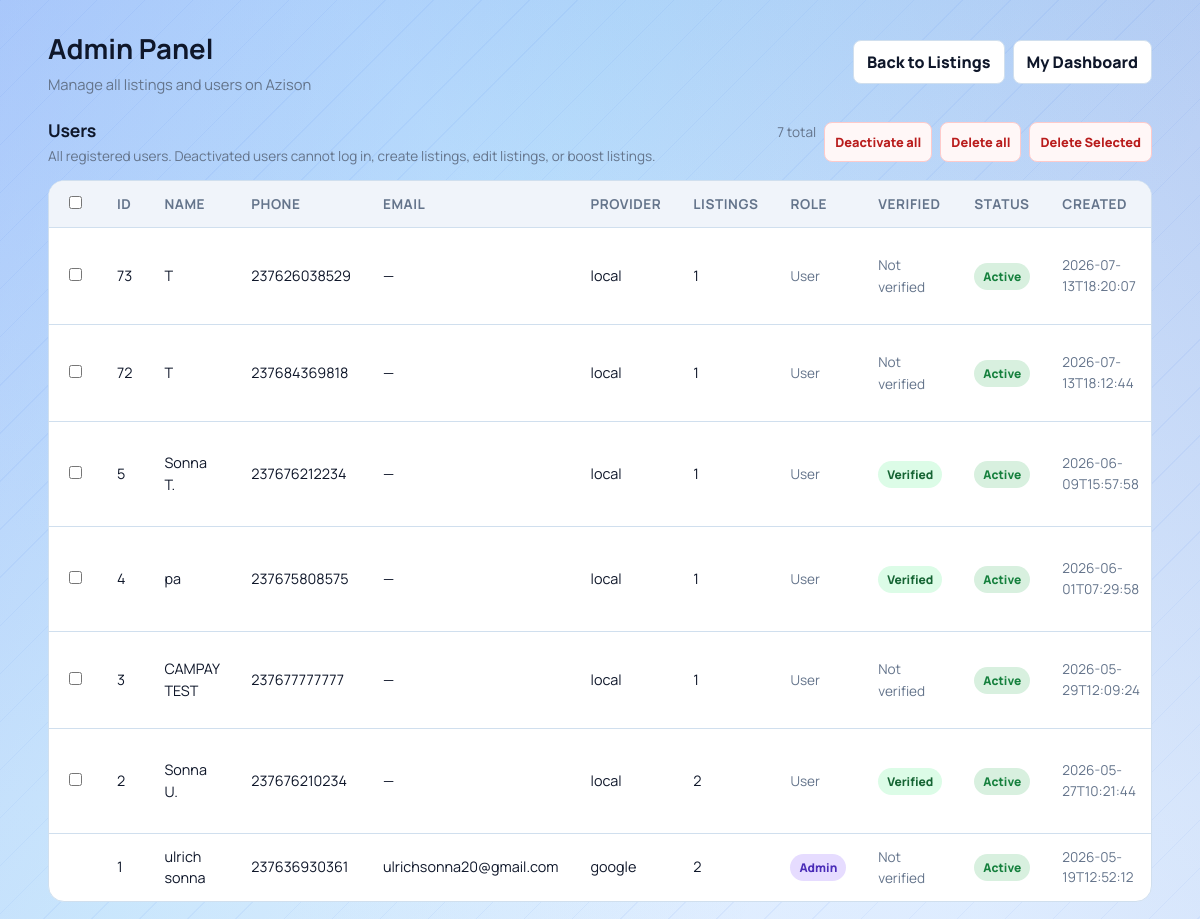
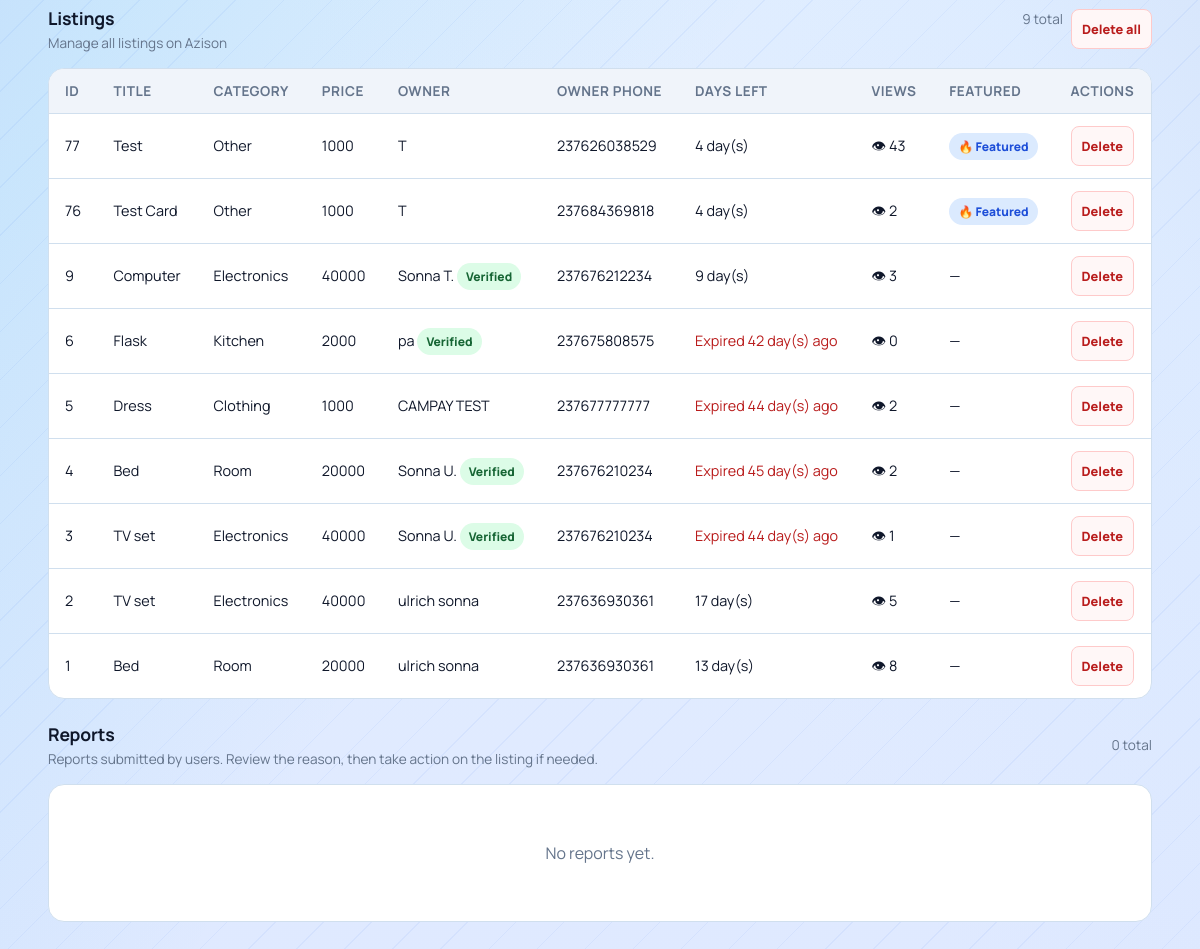
The page /admin (signed in) on the database its author committed (2 pictures, top to bottom).
### tables this page shows
CREATE TABLE users(
            id INTEGER PRIMARY KEY AUTOINCREMENT,
            full_name TEXT NOT NULL,
            phone TEXT NOT NULL UNIQUE,
            password_hash TEXT NOT NULL,
            email TEXT,
            google_sub TEXT,
            auth_provider TEXT NOT NULL DEFAULT 'local',
            created_at TEXT NOT NULL
        , is_admin INTEGER DEFAULT 0, is_active INTEGER DEFAULT 1, is_verified INTEGER DEFAULT 0);

CREATE TABLE listings(
            id INTEGER PRIMARY KEY AUTOINCREMENT,
            title TEXT,
            price TEXT,
            category TEXT,
            phone TEXT,
            owner_phone TEXT,
            leave_date TEXT,
            description TEXT,
            image TEXT,
            is_featured INTEGER DEFAULT 0
        , view_count INTEGER DEFAULT 0);

### app.py (the view, shortened to what this page needs)
@app.route("/admin")
@admin_required
def admin_panel():
    conn = get_db()
    cursor = conn.cursor()
    ensure_user_verified_column(cursor)
    conn.commit()
    cursor.execute(
        """
        SELECT l.*, u.full_name as owner_name, u.is_verified as owner_is_verified
        FROM listings l
        LEFT JOIN users u ON u.phone = l.owner_phone
        ORDER BY l.id DESC
        """
    )
    rows = cursor.fetchall()
    cursor.execute(
        """
        SELECT u.id, u.full_name, u.phone, u.email, u.auth_provider, u.is_admin, u.is_active, u.is_verified, u.created_at,
               (SELECT COUNT(*) FROM listings l WHERE l.owner_phone = u.phone) AS listing_count
        FROM users u
        ORDER BY u.is_active ASC, u.id DESC
        """
    )
    user_rows = cursor.fetchall()
    cursor.execute(
        """
        SELECT r.id, r.listing_id, r.reporter_user_id, r.reason, r.comment, r.created_at,
               l.title AS listing_title, l.category AS listing_category,
               u.full_name AS reporter_name, u.phone AS reporter_phone, u.email AS reporter_email
        FROM reports r
        LEFT JOIN listings l ON l.id = r.listing_id
        LEFT JOIN users u ON u.id = r.reporter_user_id
        ORDER BY r.id DESC
        """
    )
    report_rows = cursor.fetchall()
    conn.close()
    today = current_date()
    listings = []
    for row in rows:
        leave_date = datetime.strptime(row["leave_date"], "%Y-%m-%d").date()
        days_left = (leave_date - today).days
        is_expired = days_left < 0
        is_soon = 0 <= days_left <= 3
        listings.append(
            {
                "id": row["id"],
                "title": row["title"],
                "price": row["price"],
                "category": row["category"],
                "phone": row["phone"],
                "owner_phone": row["owner_phone"] or "",
                "owner_name": row["owner_name"] or "Unknown",
                "owner_is_verified": bool(row_value(row, "owner_is_verified", 0) == 1),
                "leave_date": row["leave_date"],
                "description": row["description"] or "",
                "image": row["image"],
                "is_featured": row["is_featured"],
                "view_count": row["view_count"],
                "days_left": days_left,
                "is_expired": is_expired,
                "is_soon": is_soon,
            }
        )
    users = []
    for user_row in user_rows:
        users.append(
            {
                "id": user_row["id"],
                "full_name": user_row["full_name"] or "",
                "phone": user_row["phone"] or "",
                "email": user_row["email"] or "",
                "auth_provider": user_row["auth_provider"] or "local",
                "is_admin": bool(user_row["is_admin"] == 1),
                "is_active": bool(user_row["is_active"] == 1),
                "is_verified": bool(row_value(user_row, "is_verified", 0) == 1),
                "created_at": user_row["created_at"] or "",
                "listing_count": user_row["listing_count"] or 0,
            }
        )
    reports = []
    return render_template("admin.html", listings=listings, users=users, reports=reports)

### templates/admin.html (shortened to what this page needs)
<!DOCTYPE html>
<html lang="en">
<head>
    <link rel="stylesheet" href="{{ url_for('static', filename='css/marketplace.css') }}">
</head>
<body>
    <main class="page">
        <section class="topbar">
            <div class="title-wrap">
                <h1>Admin Panel</h1>
                <p>Manage all listings and users on Azison</p>
            </div>
            <div class="actions">
                <a class="btn" href="{{ url_for('home') }}">Back to Listings</a>
                <a class="btn" href="{{ url_for('dashboard') }}">My Dashboard</a>
            </div>
        </section>
        <section class="section-heading">
            <div>
                <h2>Users</h2>
                <p>All registered users. Deactivated users cannot log in, create listings, edit listings, or boost listings.</p>
            </div>
            <div class="actions" style="gap: 8px;">
                <span class="muted-text">{% if users %}{{ users|length }} total{% else %}0 total{% endif %}</span>
                {% if users %}
                    <form method="POST" action="{{ url_for('admin_deactivate_all_users') }}" onsubmit="return confirm('Deactivate ALL non-admin users? You can re-activate them later from this page.');" style="display:inline; margin: 0;">
                        <button class="danger-btn" type="submit">Deactivate all</button>
                    </form>
                    <button type="button" class="danger-btn" onclick="confirmDeleteAllUsers();">Delete all</button>
                    <button type="button" class="danger-btn" id="bulk-delete-users-btn" onclick="confirmBulkDeleteUsers();" disabled>Delete Selected</button>
                {% endif %}
            </div>
        </section>
        <section class="table-container">
            {% if users %}
                <table>
                    <thead>
                        <tr>
                            <th><input type="checkbox" id="select-all-users" onchange="toggleAllUserCheckboxes(this);"></th>
                            <th>ID</th>
                            <th>Name</th>
                            <th>Phone</th>
                            <th>Email</th>
                            <th>Provider</th>
                            <th>Listings</th>
                            <th>Role</th>
                            <th>Verified</th>
                            <th>Status</th>
                            <th>Created</th>
                        </tr>
                    </thead>
                    <tbody>
                        {% for u in users %}
                        <tr>
                            <td>
                                {% if not u['is_admin'] and not (current_user and current_user.get('id') == u['id']) %}
                                    <input form="bulk-delete-users-form" type="checkbox" name="user_ids" value="{{ u['id'] }}" class="user-checkbox" onchange="updateBulkDeleteButton();">
                                {% endif %}
                            </td>
                            <td>{{ u['id'] }}</td>
                            <td>{{ u['full_name'] }}</td>
                            <td>{{ u['phone'] }}</td>
                            <td>{{ u['email'] or '—' }}</td>
                            <td>{{ u['auth_provider'] }}</td>
                            <td>{{ u['listing_count'] }}</td>
                            <td>
                                {% if u['is_admin'] %}
                                    <span class="badge admin">Admin</span>
                                {% else %}
                                    <span class="muted-text">User</span>
                                {% endif %}
                            </td>
                            <td>
                                {% if u['is_verified'] %}
                                    <span class="badge verified">Verified</span>
                                {% else %}
                                    <span class="muted-text">Not verified</span>
                                {% endif %}
                            </td>
                            <td>
                                {% if u['is_active'] %}
                                    <span class="badge active">Active</span>
                                {% else %}
                                    <span class="badge deactivated">Deactivated</span>
                                {% endif %}
                            </td>
                            <td class="muted-text">{{ u['created_at'] }}</td>
                        </tr>
                        {% endfor %}
                    </tbody>
                </table>
            {% else %}
                <div class="empty">
                    <p>No users found.</p>
                </div>
            {% endif %}
        </section>
        <section class="section-heading">
            <div>
                <h2>Listings</h2>
                <p>Manage all listings on Azison</p>
            </div>
            <div class="actions" style="gap: 8px;">
                <span class="muted-text">{% if listings %}{{ listings|length }} total{% else %}0 total{% endif %}</span>
                {% if listings %}
                    <button type="button" class="danger-btn" onclick="confirmDeleteAllListings();">Delete all</button>
                {% endif %}
            </div>
        </section>
        <section class="table-container">
            {% if listings %}
                <table>
                    <thead>
                        <tr>
                            <th>ID</th>
                            <th>Title</th>
                            <th>Category</th>
                            <th>Price</th>
                            <th>Owner</th>
                            <th>Owner Phone</th>
                            <th>Days Left</th>
                            <th>Views</th>
                            <th>Featured</th>
                            <th>Actions</th>
                        </tr>
                    </thead>
                    <tbody>
                        {% for item in listings %}
                        <tr>
                            <td>{{ item['id'] }}</td>
                            <td>{{ item['title'] }}</td>
                            <td>{{ item['category'] }}</td>
                            <td>{{ item['price'] }}</td>
                            <td>
                                {{ item['owner_name'] }}
                                {% if item['owner_is_verified'] %}
                                    <span class="badge verified">Verified</span>
                                {% endif %}
                            </td>
                            <td>{{ item['owner_phone'] }}</td>
                            <td>
                                {% if item['is_expired'] %}
                                    <span style="color: var(--danger);">Expired {{ item['days_left'] * -1 }} day(s) ago</span>
                                {% elif item['is_soon'] %}
                                    <span class="deadline soon">⚡ {{ item['days_left'] }} day(s)</span>
                                {% else %}
                                    {{ item['days_left'] }} day(s)
                                {% endif %}
                            </td>
                            <td>👁 {{ item['view_count'] or 0 }}</td>
                            <td>
                                {% if item['is_featured'] == 1 %}
                                    <span class="badge featured">🔥 Featured</span>
                                {% else %}
                                    —
                                {% endif %}
                            </td>
                            <td>
                                <form method="POST" action="{{ url_for('admin_delete_listing', id=item['id']) }}" onsubmit="return confirm('Are you sure you want to delete this listing?');">
                                    <button class="danger-btn" type="submit">Delete</button>
                                </form>
                            </td>
                        </tr>
                        {% endfor %}
                    </tbody>
                </table>
            {% else %}
                <div class="empty">
                    <p>No listings found.</p>
                </div>
            {% endif %}
        </section>
        <section class="section-heading">
            <div>
                <h2>Reports</h2>
                <p>Reports submitted by users. Review the reason, then take action on the listing if needed.</p>
            </div>
            <div class="actions" style="gap: 8px;">
                <span class="muted-text">{% if reports %}{{ reports|length }} total{% else %}0 total{% endif %}</span>
            </div>
        </section>
        <section class="table-container">
            {% if reports %}
                <table>
                    <thead>
                        <tr>
                            <th>ID</th>
                            <th>Listing</th>
                            <th>Category</th>
                            <th>Reason</th>
                            <th>Comment</th>
                            <th>Reporter</th>
                            <th>Reporter Phone</th>
                            <th>Reporter Email</th>
                            <th>Submitted</th>
                            <th>Actions</th>
                        </tr>
                    </thead>
                    <tbody>
                        {% for r in reports %}
                        <tr>
                            <td>{{ r['id'] }}</td>
                            <td>
                                {% if r['listing_exists'] %}
                                    <a href="{{ url_for('listing_detail', id=r['listing_id']) }}" target="_blank" rel="noopener">{{ r['listing_title'] or ('Listing #' + r['listing_id']|string) }}</a>
                                {% else %}
                                    <span class="muted-text">Listing #{{ r['listing_id'] }} (deleted)</span>
                                {% endif %}
                            </td>
                            <td>{{ r['listing_category'] or '—' }}</td>
                            <td><span class="badge expired">{{ r['reason'] }}</span></td>
                            <td>
                                {% if r['comment'] %}
                                    <span title="{{ r['comment'] }}">{{ r['comment'][:80] }}{% if r['comment']|length > 80 %}…{% endif %}</span>
                                {% else %}
                                    <span class="muted-text">—</span>
                                {% endif %}
                            </td>
                            <td>{{ r['reporter_name'] }}</td>
                            <td>{{ r['reporter_phone'] or '—' }}</td>
                            <td>{{ r['reporter_email'] or '—' }}</td>
                            <td class="muted-text">{{ r['created_at'] }}</td>
                            <td>
                                <div style="display:flex; flex-direction:column; gap: 6px; align-items: flex-start;">
                                    <form method="POST" action="{{ url_for('admin_dismiss_report', report_id=r['id']) }}" onsubmit="return confirm('Dismiss this report? The listing will be kept.');" style="margin:0;">
                                        <button class="success-btn" type="submit">Dismiss</button>
                                    </form>
                                    {% if r['listing_exists'] %}
                                        <form method="POST" action="{{ url_for('admin_delete_listing', id=r['listing_id']) }}" onsubmit="return confirm('Delete this listing? This will also remove the report.');" style="margin:0;">
                                            <button class="danger-btn" type="submit">Delete listing</button>
                                        </form>
                                    {% else %}
                                        <span class="muted-text">No listing</span>
                                    {% endif %}
                                </div>
                            </td>
                        </tr>
                        {% endfor %}
                    </tbody>
                </table>
            {% else %}
                <div class="empty">
                    <p>No reports yet.</p>
                </div>
            {% endif %}
        </section>
    </main>
</body>
</html>

### rows shown on the page
users: id "73", full_name "T", phone "237626038529", u "—", auth_provider "local", listing_count "1", is_admin "User", is_verified "Not verified", shows "Active", created_at "2026-07-13T18:20:07"
users: id "72", full_name "T", phone "237684369818", u "—", auth_provider "local", listing_count "1", is_admin "User", is_verified "Not verified", shows "Active", created_at "2026-07-13T18:12:44"
users: id "5", full_name "Sonna T.", phone "237676212234", u "—", auth_provider "local", listing_count "1", is_admin "User", is_verified "Verified", is_active "Active", created_at "2026-06-09T15:57:58"
users: id "4", full_name "pa", phone "237675808575", u "—", auth_provider "local", listing_count "1", is_admin "User", is_verified "Verified", is_active "Active", created_at "2026-06-01T07:29:58"
users: id "3", full_name "CAMPAY TEST", phone "237677777777", u "—", auth_provider "local", listing_count "1", is_admin "User", is_verified "Not verified", shows "Active", created_at "2026-05-29T12:09:24"
users: id "2", full_name "Sonna U.", phone "237676210234", u "—", auth_provider "local", listing_count "2", is_admin "User", is_verified "Verified", is_active "Active", created_at "2026-05-27T10:21:44"
users: id "1", full_name "ulrich sonna", phone "237636930361", email "ulrichsonna20@gmail.com", auth_provider "google", listing_count "2", is_admin "Admin", is_verified "Not verified", is_active "Active", created_at "2026-05-19T12:52:12"
listings: id "77", title "Test", category "Other", price "1000", owner_name "T", owner_phone "237626038529", days_left "4", view_count "43", is_featured "🔥 Featured"
listings: id "76", title "Test Card", category "Other", price "1000", owner_name "T", owner_phone "237684369818", days_left "4", view_count "2", is_featured "🔥 Featured"
listings: id "9", title "Computer", category "Electronics", price "40000", owner_name "Sonna T.", shows "Verified", owner_phone "237676212234", days_left "9", view_count "3"
listings: id "6", title "Flask", category "Kitchen", price "2000", owner_name "pa", shows "Verified", owner_phone "237675808575", item "42", view_count "0"
listings: id "5", title "Dress", category "Clothing", price "1000", owner_name "CAMPAY TEST", owner_phone "237677777777", item "44", view_count "2"
listings: id "4", title "Bed", category "Room", price "20000", owner_name "Sonna U.", shows "Verified", owner_phone "237676210234", item "45", view_count "2"
listings: id "3", title "TV set", category "Electronics", price "40000", owner_name "Sonna U.", shows "Verified", owner_phone "237676210234", item "44", view_count "1"
listings: id "2", title "TV set", category "Electronics", price "40000", owner_name "ulrich sonna", owner_phone "237636930361", days_left "17", view_count "5"
listings: id "1", title "Bed", category "Room", price "20000", owner_name "ulrich sonna", owner_phone "237636930361", days_left "13", view_count "8"

### other values the page prints
{{ users|length }} "7"
{{ listings|length }} "9"
